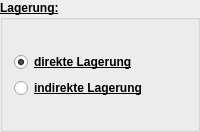
     <widget class="QGroupBox" name="groupBox_2">
      <property name="font">
       <font>
        <weight>75</weight>
        <bold>true</bold>
        <underline>true</underline>
       </font>
      </property>
      <property name="title">
       <string>Lagerung:</string>
      </property>
      <layout class="QGridLayout" name="gridLayout_7">
       <item row="0" column="1">
        <widget class="QLabel" name="iconFragezeichenLagerung">
         <property name="enabled">
          <bool>true</bool>
         </property>
         <property name="minimumSize">
          <size>
           <width>15</width>
           <height>15</height>
          </size>
         </property>
         <property name="maximumSize">
          <size>
           <width>15</width>
           <height>15</height>
          </size>
         </property>
         <property name="frameShadow">
          <enum>QFrame::Plain</enum>
         </property>
         <property name="text">
          <string/>
         </property>
         <property name="pixmap">
          <pixmap>iconFragezeichen.png</pixmap>
         </property>
         <property name="scaledContents">
          <bool>true</bool>
         </property>
        </widget>
       </item>
       <item row="1" column="0">
        <widget class="QRadioButton" name="radioLagerungDirekt">
         <property name="sizePolicy">
          <sizepolicy hsizetype="Preferred" vsizetype="Preferred">
           <horstretch>0</horstretch>
           <verstretch>0</verstretch>
          </sizepolicy>
         </property>
         <property name="contextMenuPolicy">
          <enum>Qt::DefaultContextMenu</enum>
         </property>
         <property name="acceptDrops">
          <bool>false</bool>
         </property>
         <property name="text">
          <string>direkte Lagerung</string>
         </property>
         <property name="checked">
          <bool>true</bool>
         </property>
        </widget>
       </item>
       <item row="2" column="0">
        <widget class="QRadioButton" name="radioLagerungIndirekt">
         <property name="sizePolicy">
          <sizepolicy hsizetype="Preferred" vsizetype="Preferred">
           <horstretch>0</horstretch>
           <verstretch>0</verstretch>
          </sizepolicy>
         </property>
         <property name="text">
          <string>indirekte Lagerung</string>
         </property>
         <property name="checked">
          <bool>false</bool>
         </property>
        </widget>
       </item>
       <item row="3" column="0">
        <spacer name="verticalSpacer_6">
         <property name="orientation">
          <enum>Qt::Vertical</enum>
         </property>
         <property name="sizeType">
          <enum>QSizePolicy::Preferred</enum>
         </property>
         <property name="sizeHint" stdset="0">
          <size>
           <width>20</width>
           <height>20</height>
          </size>
         </property>
        </spacer>
       </item>
      </layout>
     </widget>
